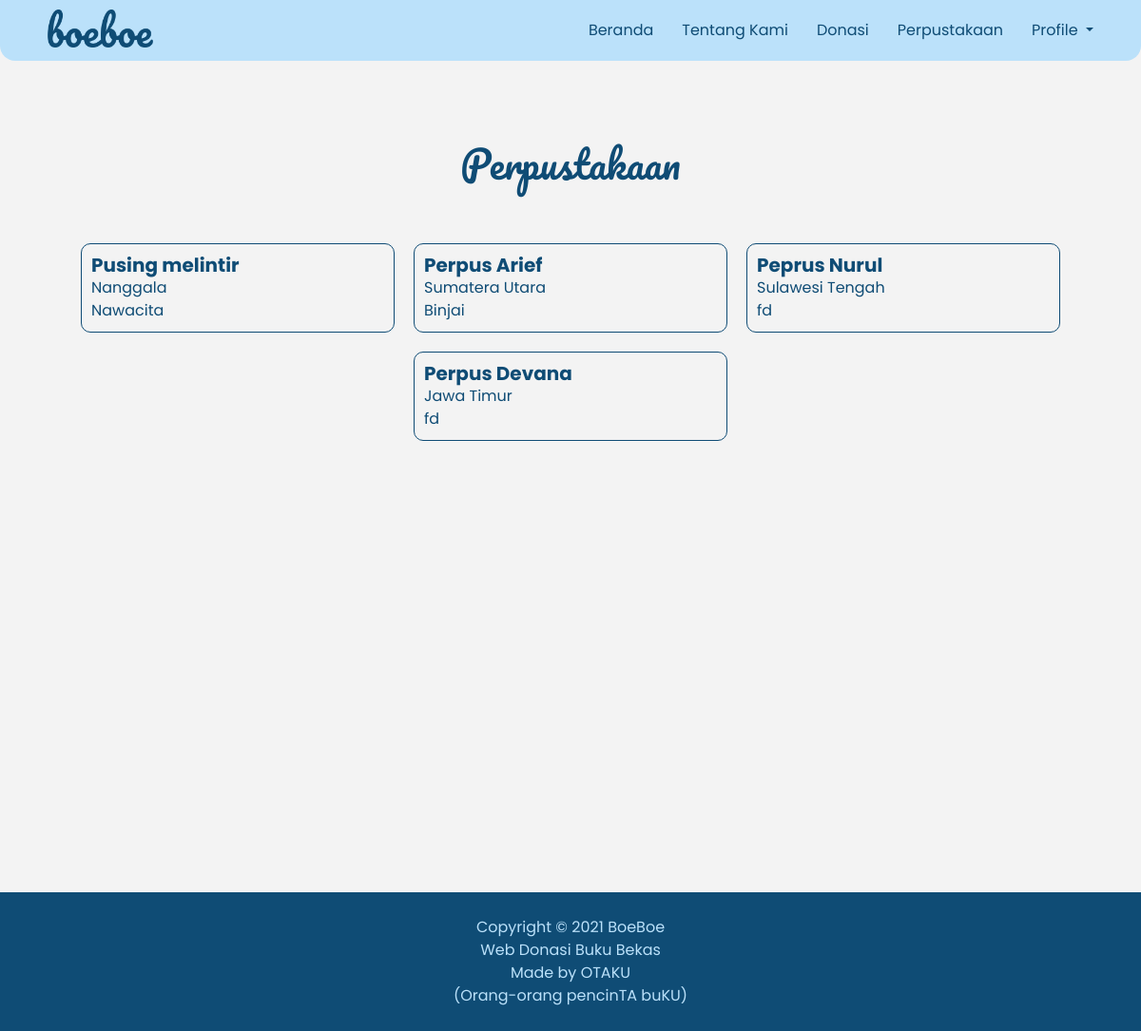
/assets/perpustakaan.php (signed in), run on the app's committed database.
### tables this page shows
CREATE TABLE `perpus_daftar` (
  `id_perpus` int(11) NOT NULL,
  `id_loginPerpus` int(11) NOT NULL,
  `namaPengelola_perpus` varchar(100) NOT NULL,
  `nama_perpus` varchar(100) NOT NULL,
  `tahunBerdiri_perpus` varchar(50) NOT NULL,
  `noIzin_perpus` int(50) NOT NULL,
  `id_alamatPerpus` int(11) NOT NULL,
  `id_kategoriPerpus` int(11) NOT NULL,
  `noTelepon_perpus` int(50) NOT NULL,
  `tentang_perpus` varchar(100) NOT NULL,
  `gambar_perpus` varchar(100) NOT NULL
);

CREATE TABLE `perpus_alamat` (
  `id_alamatPerpusAktif` int(11) NOT NULL,
  `provinsi` varchar(100) NOT NULL,
  `kabupaten_kota` varchar(100) NOT NULL,
  `kecamatan` varchar(100) NOT NULL,
  `desa_kelurahan` varchar(100) NOT NULL,
  `rt` varchar(50) NOT NULL,
  `rw` varchar(50) NOT NULL,
  `jalan` varchar(100) NOT NULL,
  `kodePos` int(5) NOT NULL
);

### assets/perpustakaan.php (the view, shortened to what this page needs)
<?php
        require "../action/config.php";
        $query = "SELECT perpus_daftar.nama_perpus,
        perpus_alamat.provinsi, perpus_alamat.kabupaten_kota, perpus_daftar.id_perpus
        FROM `perpus_daftar` JOIN `perpus_alamat` ON perpus_alamat.id_alamatPerpusAktif = perpus_daftar.id_alamatPerpus";
        $result = mysqli_query($conn, $query);
?>
<!DOCTYPE html>
<html lang="id">
<head>
    <link href="https://cdn.jsdelivr.net/npm/bootstrap@5.0.0-beta3/dist/css/bootstrap.min.css" rel="stylesheet"
>
</head>
<body>
    <header>
        <div class="header">
            <img src="../image/logo-boeboe.png" alt="logo-boeboe">
        </div>
        <div class="navi">
            <ul>
                <li><a href="berandaDonatur.php#">Beranda</a></li>
                <li><a href="berandaDonatur.php#tentang-kami">Tentang Kami</a></li>
                <li><a href="donasi.php">Donasi</a></li>
                <li><a href="perpustakaan.php">Perpustakaan</a></li>
                <li>
                    <div class="dropdown">
                        <a class="masuk dropdown-toggle" href="#" id="navbarDarkDropdownMenuLink" role="button"
                            data-bs-toggle="dropdown" aria-expanded="false">
                            Profile
                        </a>
                    </div>
                </li>
            </ul>
        </div>
    </header>
    <div class="main-perpus">
        <h1>Perpustakaan</h1>
        <div class="perpus-content">
        <?php while($data = mysqli_fetch_assoc($result)):?>
            <a class="content" href="pilihPerpus.php?id=<?php echo $data['id_perpus'];?>">
                <h5><?php echo $data['nama_perpus']?></h5>
                <p><?php echo $data['provinsi']?></p>
                <p><?php echo $data['kabupaten_kota']?></p>
            </a>
        <?php endwhile; ?>
        </div>
    </div>
    <footer>
        <p>Copyright &#169 2021 BoeBoe<br>Web Donasi Buku Bekas</p>
        <p>Made by OTAKU<br>(Orang-orang pencinTA buKU)</p>
    </footer>
</body>
</html>

### data on the page
perpus_daftar: nama_perpus "Pusing melintir", id_alamatPerpus.provinsi "Nanggala", id_alamatPerpus.kabupaten_kota "Nawacita"
perpus_daftar: nama_perpus "Perpus Arief", id_alamatPerpus.provinsi "Sumatera Utara", id_alamatPerpus.kabupaten_kota "Binjai"
perpus_daftar: nama_perpus "Peprus Nurul", id_alamatPerpus.provinsi "Sulawesi Tengah", id_alamatPerpus.kabupaten_kota "fd"
perpus_daftar: nama_perpus "Perpus Devana", id_alamatPerpus.provinsi "Jawa Timur", id_alamatPerpus.kabupaten_kota "fd"
